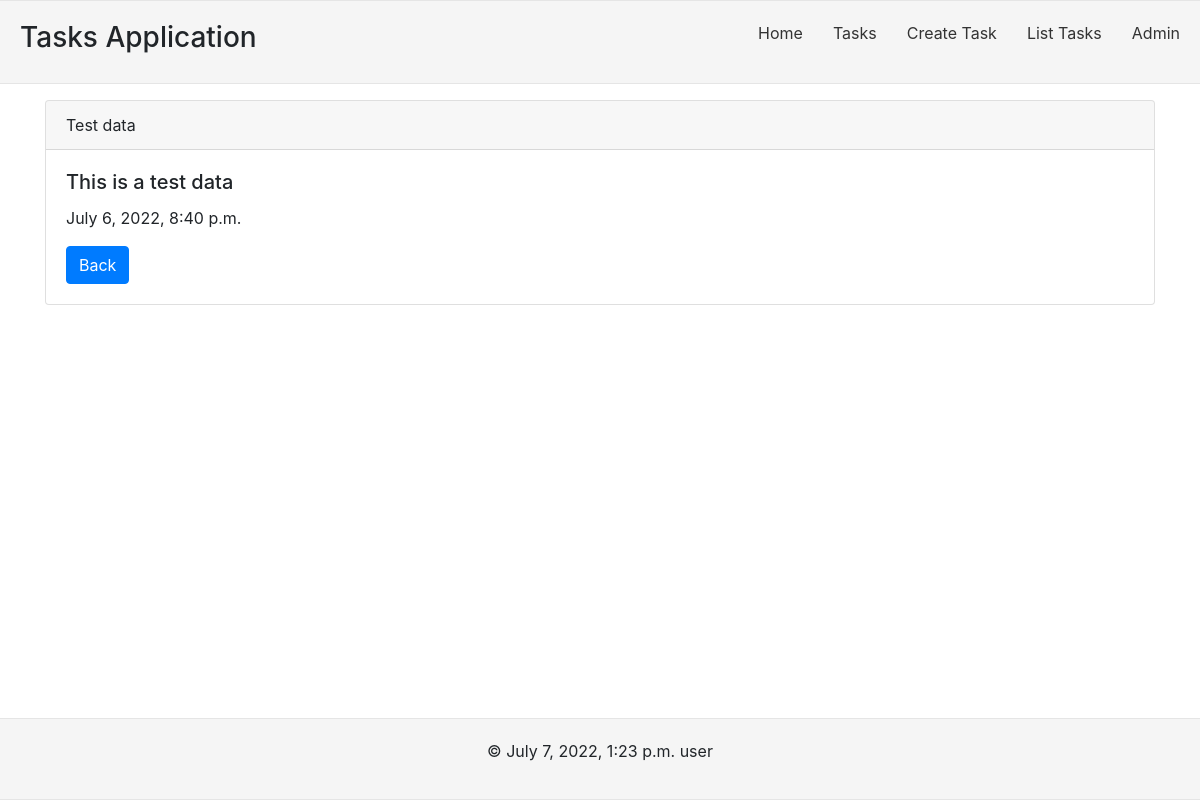
The page /tasks_detail/1 on the database as committed earlier.
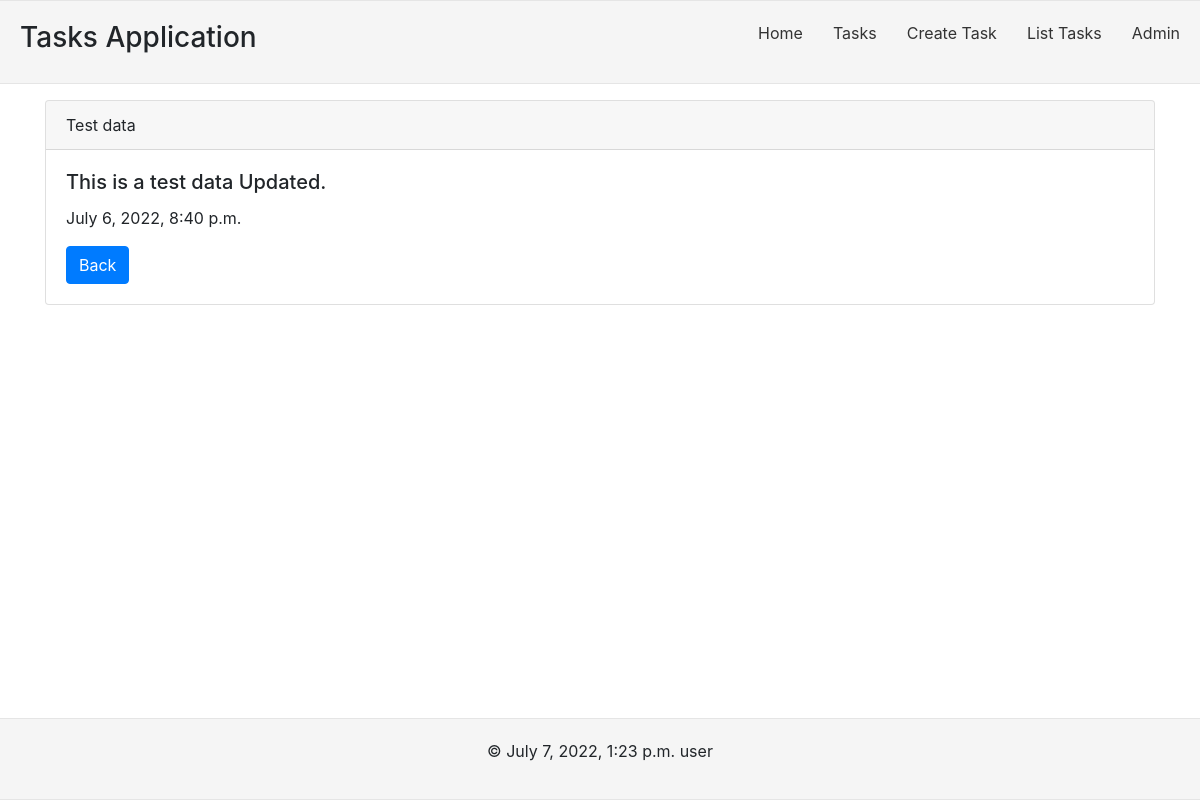
The same page on the database as committed later.
### tasks/models.py (models this page shows, shortened)
class Tasks(models.Model):
    title = models.CharField(max_length=200)
    description = models.TextField()
    created_at = models.DateTimeField(auto_now_add=True)
    updated_at = models.DateTimeField(auto_now=True)
    completed = models.BooleanField(default=False)

### tasks/views.py (the view)
# urls.py: path('tasks_detail/<int:pk>', views.TaskDetailView.as_view(), name='tasks_detail'),
class TaskDetailView(DetailView):
    model = Tasks
    context_object_name= 'task'
    template_name = 'tasks/detail.html'
    def get_context_data(self, **kwargs):
        context = super().get_context_data(**kwargs)
        context['title'] = 'Detail'
        context['now'] = datetime.now()
        return context

### tasks/templates/tasks/detail.html
{% extends 'base.html' %} {% block content %}
<div class="container">
  <div class="card my-3">
    <div class="card-header">{{task.title}}</div>
    <div class="card-body">
      <h5 class="card-title">{{task.description}}</h5>
      <p class="card-text">{{task.created_at}}</p>
      <a href="{% url 'tasks_list' %}" class="btn btn-primary">Back</a>
    </div>
  </div>
</div>
{% endblock %}

Rows that differ between the two databases and show on the page:
changed Tasks "Test data": description "This is a test data" → "This is a test data Updated."
